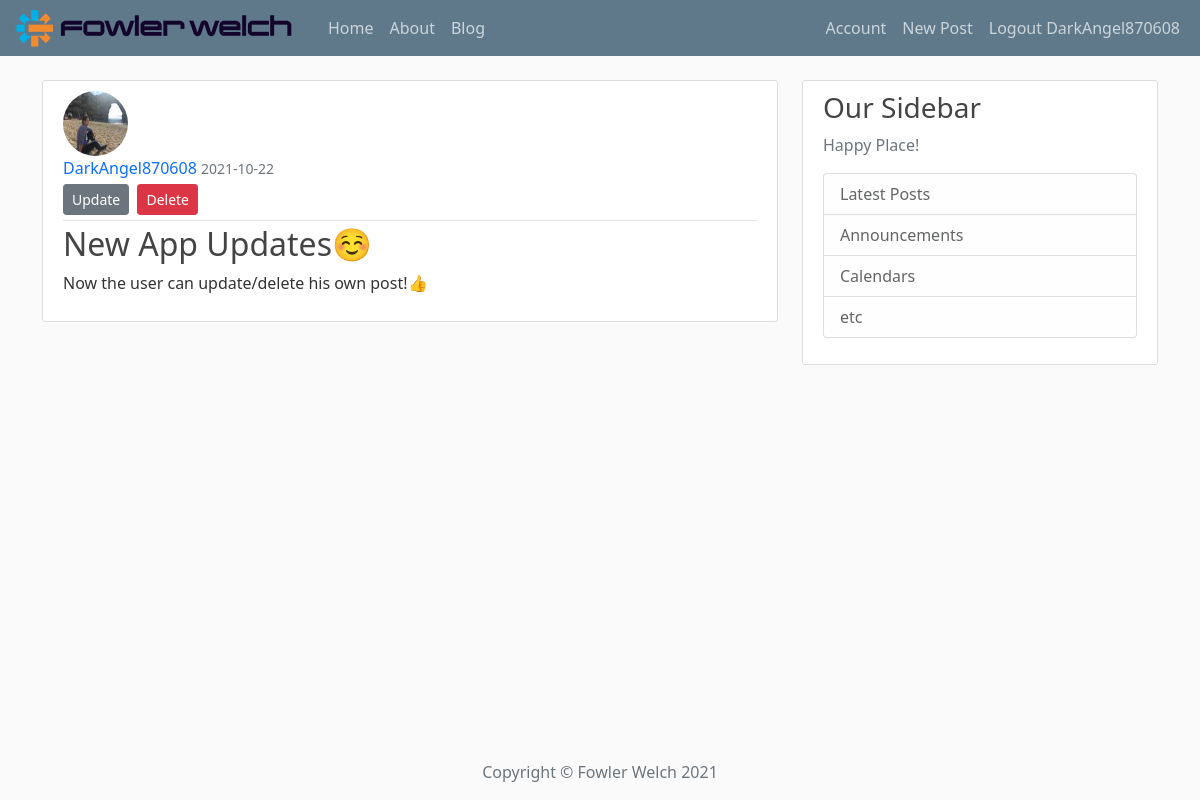
The app's page /post/1 (signed in) with its own data.
### app/models.py (models this page shows, shortened)
class User(db.Model, UserMixin):
    id = db.Column(db.Integer, primary_key=True)
    username = db.Column(db.String(20), unique=True, nullable=False)
    email = db.Column(db.String(120), unique=True, nullable=False)
    image_file = db.Column(db.String(20), nullable=False, default='default.jpeg')
    password = db.Column(db.String(60), nullable=False)
    posts = db.relationship('Post', backref='author', lazy=True)

class Post(db.Model):
    id = db.Column(db.Integer, primary_key=True)
    title = db.Column(db.String(100), nullable=False)
    date_posted = db.Column(db.DateTime, nullable=False, default=datetime.utcnow)
    content = db.Column(db.Text, nullable=False)
    user_id = db.Column(db.Integer, db.ForeignKey('user.id'), nullable=False)

### app/routes.py (the view)
@app.route('/post/<int:post_id>')
def post(post_id):
    post = Post.query.get_or_404(post_id)
    return render_template('post.html', title=post.title, post=post)

### app/models.py (called while the page is built)
@login_manager.user_loader
def load_user(user_id):
    return User.query.get(int(user_id))

### app/templates/post.html (shortened to what this page needs)
{% extends 'client_template/base.html' %}
{% block content %}
        <article class="media content-section">
            <img class="rounded-circle article-img" src="{{ url_for('static',
                 filename='images/' + post.author.image_file) }}" alt="">
            <div class="media-body">
                <div class="article-metadata">
                    <a class="mr-2" href="{{ url_for('user_posts', username=post.author.username) }}">{{ post.author.username }}</a>
                    <small class="text-muted">{{ post.date_posted.strftime('%Y-%m-%d') }}</small>
                    {% if post.author == current_user %}
                        <div class="">
                            <a href="{{ url_for('post_update', post_id=post.id) }}"
                               class="btn btn-secondary btn-sm mt-1 mb-1">Update
                            </a>
                            <button href="{{ url_for('post_update', post_id=post.id) }}"
                               class="btn btn-danger btn-sm m-1 " data-bs-toggle="modal" data-bs-target="#deleteModal">Delete
                            </button>
                        </div>
                    {% endif %}
                </div>
                <h2 class="article-title">{{ post.title }}</h2>
                <p class="article-content">{{ post.content }}</p>
            </div>
        </article>
{% endblock content %}

### app/templates/client_template/navbar.html (shortened to what this page needs)
<header class="site-header">
  <nav class="navbar navbar-expand-lg navbar-dark bg-steel fixed-top">
    <div class="container-fluid">
      <a class="navbar-brand mr-2 py-lg-0" href="/">
          <img class="img-fluid me-2" src="{{ url_for('static', filename='images/logos_FW.jpeg') }}" alt="">
      </a>
      <div class="collapse navbar-collapse" id="navbarSupportedContent">
        <div class="navbar-nav">
          <li class="nav-item">
              <a class="nav-link" href="{{ url_for('home') }}">Home</a>
          </li>
          <li class="nav-item">
              <a class="nav-link" href="{{ url_for('about') }}">About</a>
          </li>
          <li class="nav-item">
              <a class="nav-link" href="{{ url_for('blog') }}">Blog</a>
          </li>
        </div>
        <div class="navbar-nav  ms-auto">
            {% if current_user.is_authenticated %}
                <li class="nav-item">
                   <a class="nav-link" href="{{ url_for('account') }}">Account</a>
                </li>
                 <li class="nav-item">
                   <a class="nav-link" href="{{ url_for('new_post') }}">New Post</a>
                </li>
                <a class="nav-item nav-link" href="{{ url_for('logout') }}">Logout {{ current_user.username }}</a>
            {% else %}
                <a class="nav-item nav-link" href="{{ url_for('login') }}">Login</a>
                <a class="nav-item nav-link" href="{{ url_for('register') }}">Register</a>
            {% endif %}
        </div>
      </div>
    </div>
  </nav>
</header>

### app/static/css/main.css (style rules this page uses)
body { background: #fafafa; color: #333333; margin-top: 5rem; }
h1, h2, h3, h4, h5, h6 { color: #444444; }
.bg-steel { background-color: #5f788a; }
.site-header .navbar-nav .nav-link { color: #cbd5db; }
.content-section { background: #ffffff; padding: 10px 20px; border: 1px solid #dddddd; border-radius: 3px; margin-bottom: 20px; }
.article-title { color: #444444; }
a { text-decoration: none; }
.article-content { white-space: pre-line; }
.article-img { height: 65px; width: 65px; margin-right: 16px; }
.article-metadata { padding-bottom: 1px; margin-bottom: 4px; border-bottom: 1px solid #e3e3e3 }

### records on screen
User: username "DarkAngel870608", image_file (picture), author.username "DarkAngel870608"
Post: date_posted "2021-10-22", title "New App Updates☺️", content "Now the user can update/delete his own post!👍"

### other values on screen
{{ moment().format('YYYY') }} "2021"
